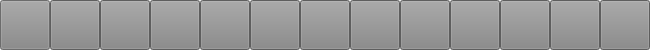
            <widget class="QWidget" name="Grid_Playpage_3">
             <property name="minimumSize">
              <size>
               <width>700</width>
               <height>50</height>
              </size>
             </property>
             <property name="maximumSize">
              <size>
               <width>700</width>
               <height>50</height>
              </size>
             </property>
             <property name="sizeIncrement">
              <size>
               <width>600</width>
               <height>50</height>
              </size>
             </property>
             <property name="baseSize">
              <size>
               <width>600</width>
               <height>50</height>
              </size>
             </property>
             <property name="layoutDirection">
              <enum>Qt::LeftToRight</enum>
             </property>
             <layout class="QHBoxLayout" name="horizontalLayout_131">
              <property name="spacing">
               <number>0</number>
              </property>
              <property name="sizeConstraint">
               <enum>QLayout::SetMinimumSize</enum>
              </property>
              <property name="leftMargin">
               <number>0</number>
              </property>
              <property name="topMargin">
               <number>0</number>
              </property>
              <property name="rightMargin">
               <number>0</number>
              </property>
              <property name="bottomMargin">
               <number>0</number>
              </property>
              <item>
               <widget class="QPushButton" name="pushButton_33">
                <property name="enabled">
                 <bool>false</bool>
                </property>
                <property name="minimumSize">
                 <size>
                  <width>50</width>
                  <height>50</height>
                 </size>
                </property>
                <property name="maximumSize">
                 <size>
                  <width>50</width>
                  <height>50</height>
                 </size>
                </property>
                <property name="styleSheet">
                 <string notr="true">background-color: rgb(132, 132, 132);</string>
                </property>
                <property name="text">
                 <string/>
                </property>
                <property name="icon">
                 <iconset resource="../../../resources/icons/resource.qrc">
                  <normaloff>:/topBar/top18.png</normaloff>
                  <disabledoff>:/topBar/top18.png</disabledoff>
                  <disabledon>:/topBar/top18.png</disabledon>:/topBar/top18.png</iconset>
                </property>
                <property name="iconSize">
                 <size>
                  <width>50</width>
                  <height>50</height>
                 </size>
                </property>
                <property name="autoRepeatDelay">
                 <number>299</number>
                </property>
               </widget>
              </item>
              <item>
               <widget class="QPushButton" name="pushButton_32">
                <property name="minimumSize">
                 <size>
                  <width>50</width>
                  <height>50</height>
                 </size>
                </property>
                <property name="maximumSize">
                 <size>
                  <width>50</width>
                  <height>50</height>
                 </size>
                </property>
                <property name="sizeIncrement">
                 <size>
                  <width>0</width>
                  <height>0</height>
                 </size>
                </property>
                <property name="baseSize">
                 <size>
                  <width>0</width>
                  <height>0</height>
                 </size>
                </property>
                <property name="styleSheet">
                 <string notr="true">background-color: rgb(132, 132, 132);</string>
                </property>
                <property name="text">
                 <string/>
                </property>
                <property name="icon">
                 <iconset resource="../../../resources/icons/resource.qrc">
                  <normaloff>:/topBar/top19.png</normaloff>:/topBar/top19.png</iconset>
                </property>
                <property name="iconSize">
                 <size>
                  <width>53</width>
                  <height>50</height>
                 </size>
                </property>
                <property name="shortcut">
                 <string/>
                </property>
               </widget>
              </item>
              <item>
               <widget class="QPushButton" name="pushButton_177">
                <property name="minimumSize">
                 <size>
                  <width>50</width>
                  <height>50</height>
                 </size>
                </property>
                <property name="maximumSize">
                 <size>
                  <width>50</width>
                  <height>50</height>
                 </size>
                </property>
                <property name="sizeIncrement">
                 <size>
                  <width>50</width>
                  <height>50</height>
                 </size>
                </property>
                <property name="baseSize">
                 <size>
                  <width>50</width>
                  <height>50</height>
                 </size>
                </property>
                <property name="layoutDirection">
                 <enum>Qt::LeftToRight</enum>
                </property>
                <property name="autoFillBackground">
                 <bool>false</bool>
                </property>
                <property name="styleSheet">
                 <string notr="true">background-color: rgb(132, 132, 132);</string>
                </property>
                <property name="text">
                 <string/>
                </property>
                <property name="icon">
                 <iconset resource="../../../resources/icons/resource.qrc">
                  <normaloff>:/topBar/top20.png</normaloff>:/topBar/top20.png</iconset>
                </property>
                <property name="iconSize">
                 <size>
                  <width>50</width>
                  <height>50</height>
                 </size>
                </property>
               </widget>
              </item>
              <item>
               <widget class="QPushButton" name="pushButton_178">
                <property name="minimumSize">
                 <size>
                  <width>50</width>
                  <height>50</height>
                 </size>
                </property>
                <property name="maximumSize">
                 <size>
                  <width>50</width>
                  <height>50</height>
                 </size>
                </property>
                <property name="sizeIncrement">
                 <size>
                  <width>50</width>
                  <height>50</height>
                 </size>
                </property>
                <property name="styleSheet">
                 <string notr="true">background-color: rgb(132, 132, 132);</string>
                </property>
                <property name="text">
                 <string/>
                </property>
                <property name="icon">
                 <iconset resource="../../../resources/icons/resource.qrc">
                  <normaloff>:/topBar/top21.png</normaloff>:/topBar/top21.png</iconset>
                </property>
                <property name="iconSize">
                 <size>
                  <width>50</width>
                  <height>50</height>
                 </size>
                </property>
                <property name="autoRepeatDelay">
                 <number>50</number>
                </property>
                <property name="autoRepeatInterval">
                 <number>50</number>
                </property>
               </widget>
              </item>
              <item>
               <widget class="QPushButton" name="pushButton_179">
                <property name="minimumSize">
                 <size>
                  <width>50</width>
                  <height>50</height>
                 </size>
                </property>
                <property name="maximumSize">
                 <size>
                  <width>50</width>
                  <height>50</height>
                 </size>
                </property>
                <property name="sizeIncrement">
                 <size>
                  <width>50</width>
                  <height>50</height>
                 </size>
                </property>
                <property name="baseSize">
                 <size>
                  <width>50</width>
                  <height>50</height>
                 </size>
                </property>
                <property name="styleSheet">
                 <string notr="true">background-color: rgb(132, 132, 132);</string>
                </property>
                <property name="text">
                 <string/>
                </property>
                <property name="icon">
                 <iconset resource="../../../resources/icons/resource.qrc">
                  <normaloff>:/topBar/top1.png</normaloff>:/topBar/top1.png</iconset>
                </property>
                <property name="iconSize">
                 <size>
                  <width>50</width>
                  <height>50</height>
                 </size>
                </property>
               </widget>
              </item>
              <item>
               <widget class="QPushButton" name="pushButton_180">
                <property name="minimumSize">
                 <size>
                  <width>50</width>
                  <height>50</height>
                 </size>
                </property>
                <property name="maximumSize">
                 <size>
                  <width>50</width>
                  <height>50</height>
                 </size>
                </property>
                <property name="sizeIncrement">
                 <size>
                  <width>50</width>
                  <height>50</height>
                 </size>
                </property>
                <property name="baseSize">
                 <size>
                  <width>50</width>
                  <height>50</height>
                 </size>
                </property>
                <property name="styleSheet">
                 <string notr="true">background-color: rgb(132, 132, 132);</string>
                </property>
                <property name="text">
                 <string/>
                </property>
                <property name="icon">
                 <iconset resource="../../../resources/icons/resource.qrc">
                  <normaloff>:/topBar/top2.png</normaloff>:/topBar/top2.png</iconset>
                </property>
                <property name="iconSize">
                 <size>
                  <width>50</width>
                  <height>50</height>
                 </size>
                </property>
                <property name="autoRepeatDelay">
                 <number>50</number>
                </property>
                <property name="autoRepeatInterval">
                 <number>50</number>
                </property>
               </widget>
              </item>
              <item>
               <widget class="QPushButton" name="pushButton_181">
                <property name="minimumSize">
                 <size>
                  <width>50</width>
                  <height>50</height>
                 </size>
                </property>
                <property name="maximumSize">
                 <size>
                  <width>50</width>
                  <height>50</height>
                 </size>
                </property>
                <property name="sizeIncrement">
                 <size>
                  <width>50</width>
                  <height>50</height>
                 </size>
                </property>
                <property name="baseSize">
                 <size>
                  <width>50</width>
                  <height>50</height>
                 </size>
                </property>
                <property name="styleSheet">
                 <string notr="true">background-color: rgb(132, 132, 132);</string>
                </property>
                <property name="text">
                 <string/>
                </property>
                <property name="icon">
                 <iconset resource="../../../resources/icons/resource.qrc">
                  <normaloff>:/topBar/top3.png</normaloff>:/topBar/top3.png</iconset>
                </property>
                <property name="iconSize">
                 <size>
                  <width>50</width>
                  <height>50</height>
                 </size>
                </property>
               </widget>
              </item>
              <item>
               <widget class="QPushButton" name="pushButton_182">
                <property name="minimumSize">
                 <size>
                  <width>50</width>
                  <height>50</height>
                 </size>
                </property>
                <property name="maximumSize">
                 <size>
                  <width>50</width>
                  <height>52</height>
                 </size>
                </property>
                <property name="sizeIncrement">
                 <size>
                  <width>50</width>
                  <height>50</height>
                 </size>
                </property>
                <property name="baseSize">
                 <size>
                  <width>50</width>
                  <height>50</height>
                 </size>
                </property>
                <property name="styleSheet">
                 <string notr="true">background-color: rgb(132, 132, 132);</string>
                </property>
                <property name="text">
                 <string/>
                </property>
                <property name="icon">
                 <iconset resource="../../../resources/icons/resource.qrc">
                  <normaloff>:/topBar/top4.png</normaloff>:/topBar/top4.png</iconset>
                </property>
                <property name="iconSize">
                 <size>
                  <width>50</width>
                  <height>50</height>
                 </size>
                </property>
               </widget>
              </item>
              <item>
               <widget class="QPushButton" name="pushButton_34">
                <property name="minimumSize">
                 <size>
                  <width>50</width>
                  <height>50</height>
                 </size>
                </property>
                <property name="maximumSize">
                 <size>
                  <width>50</width>
                  <height>50</height>
                 </size>
                </property>
                <property name="styleSheet">
                 <string notr="true">background-color: rgb(132, 132, 132);</string>
                </property>
                <property name="text">
                 <string/>
                </property>
                <property name="icon">
                 <iconset resource="../../../resources/icons/resource.qrc">
                  <normaloff>:/topBar/top5.png</normaloff>:/topBar/top5.png</iconset>
                </property>
                <property name="iconSize">
                 <size>
                  <width>50</width>
                  <height>50</height>
                 </size>
                </property>
               </widget>
              </item>
              <item>
               <widget class="QPushButton" name="pushButton_183">
                <property name="minimumSize">
                 <size>
                  <width>50</width>
                  <height>50</height>
                 </size>
                </property>
                <property name="maximumSize">
                 <size>
                  <width>50</width>
                  <height>50</height>
                 </size>
                </property>
                <property name="sizeIncrement">
                 <size>
                  <width>50</width>
                  <height>50</height>
                 </size>
                </property>
                <property name="baseSize">
                 <size>
                  <width>50</width>
                  <height>50</height>
                 </size>
                </property>
                <property name="styleSheet">
                 <string notr="true">background-color: rgb(132, 132, 132);</string>
                </property>
                <property name="text">
                 <string/>
                </property>
                <property name="icon">
                 <iconset resource="../../../resources/icons/resource.qrc">
                  <normaloff>:/topBar/top6.png</normaloff>:/topBar/top6.png</iconset>
                </property>
                <property name="iconSize">
                 <size>
                  <width>50</width>
                  <height>50</height>
                 </size>
                </property>
               </widget>
              </item>
              <item>
               <widget class="QPushButton" name="pushButton_184">
                <property name="minimumSize">
                 <size>
                  <width>50</width>
                  <height>50</height>
                 </size>
                </property>
                <property name="maximumSize">
                 <size>
                  <width>90</width>
                  <height>50</height>
                 </size>
                </property>
                <property name="sizeIncrement">
                 <size>
                  <width>50</width>
                  <height>50</height>
                 </size>
                </property>
                <property name="baseSize">
                 <size>
                  <width>50</width>
                  <height>50</height>
                 </size>
                </property>
                <property name="styleSheet">
                 <string notr="true">background-color: rgb(132, 132, 132);</string>
                </property>
                <property name="text">
                 <string/>
                </property>
                <property name="icon">
                 <iconset>
                  <normaloff>:/Top bar/top6.png</normaloff>:/Top bar/top6.png</iconset>
                </property>
                <property name="iconSize">
                 <size>
                  <width>50</width>
                  <height>50</height>
                 </size>
                </property>
               </widget>
              </item>
              <item>
               <widget class="QPushButton" name="pushButton_29">
                <property name="minimumSize">
                 <size>
                  <width>50</width>
                  <height>50</height>
                 </size>
                </property>
                <property name="maximumSize">
                 <size>
                  <width>50</width>
                  <height>50</height>
                 </size>
                </property>
                <property name="sizeIncrement">
                 <size>
                  <width>50</width>
                  <height>50</height>
                 </size>
                </property>
                <property name="baseSize">
                 <size>
                  <width>50</width>
                  <height>50</height>
                 </size>
                </property>
                <property name="styleSheet">
                 <string notr="true">background-color: rgb(132, 132, 132);</string>
                </property>
                <property name="text">
                 <string/>
                </property>
                <property name="icon">
                 <iconset resource="../../../resources/icons/resource.qrc">
                  <normaloff>:/topBar/top7.png</normaloff>:/topBar/top7.png</iconset>
                </property>
                <property name="iconSize">
                 <size>
                  <width>54</width>
                  <height>50</height>
                 </size>
                </property>
               </widget>
              </item>
              <item>
               <widget class="QPushButton" name="pushButton_31">
                <property name="minimumSize">
                 <size>
                  <width>50</width>
                  <height>50</height>
                 </size>
                </property>
                <property name="maximumSize">
                 <size>
                  <width>50</width>
                  <height>50</height>
                 </size>
                </property>
                <property name="sizeIncrement">
                 <size>
                  <width>50</width>
                  <height>50</height>
                 </size>
                </property>
                <property name="baseSize">
                 <size>
                  <width>50</width>
                  <height>50</height>
                 </size>
                </property>
                <property name="styleSheet">
                 <string notr="true">background-color: rgb(132, 132, 132);</string>
                </property>
                <property name="text">
                 <string/>
                </property>
                <property name="icon">
                 <iconset resource="../../../resources/icons/resource.qrc">
                  <normaloff>:/topBar/top8.png</normaloff>:/topBar/top8.png</iconset>
                </property>
                <property name="iconSize">
                 <size>
                  <width>50</width>
                  <height>50</height>
                 </size>
                </property>
               </widget>
              </item>
             </layout>
            </widget>
